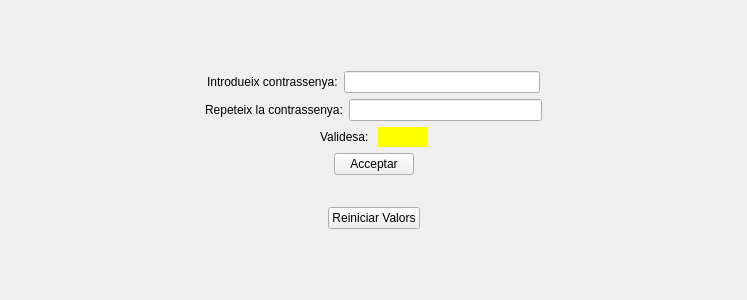
<?xml version="1.0" encoding="UTF-8"?>
<ui version="4.0">
 <class>Contrassenya</class>
 <widget class="QWidget" name="Contrassenya">
  <property name="geometry">
   <rect>
    <x>0</x>
    <y>0</y>
    <width>747</width>
    <height>300</height>
   </rect>
  </property>
  <property name="windowTitle">
   <string>Contrassenya</string>
  </property>
  <property name="styleSheet">
   <string notr="true"/>
  </property>
  <layout class="QHBoxLayout" name="horizontalLayout_5">
   <item>
    <layout class="QHBoxLayout" name="horizontalLayout_4">
     <item>
      <layout class="QVBoxLayout" name="verticalLayout_2">
       <item>
        <spacer name="verticalSpacer">
         <property name="orientation">
          <enum>Qt::Vertical</enum>
         </property>
         <property name="sizeHint" stdset="0">
          <size>
           <width>20</width>
           <height>40</height>
          </size>
         </property>
        </spacer>
       </item>
       <item>
        <layout class="QHBoxLayout" name="horizontalLayout">
         <item>
          <spacer name="horizontalSpacer">
           <property name="orientation">
            <enum>Qt::Horizontal</enum>
           </property>
           <property name="sizeHint" stdset="0">
            <size>
             <width>40</width>
             <height>20</height>
            </size>
           </property>
          </spacer>
         </item>
         <item>
          <widget class="QLabel" name="label">
           <property name="text">
            <string>Introdueix contrassenya:</string>
           </property>
          </widget>
         </item>
         <item>
          <widget class="QLineEdit" name="lineEdit"/>
         </item>
         <item>
          <spacer name="horizontalSpacer_2">
           <property name="orientation">
            <enum>Qt::Horizontal</enum>
           </property>
           <property name="sizeHint" stdset="0">
            <size>
             <width>40</width>
             <height>20</height>
            </size>
           </property>
          </spacer>
         </item>
        </layout>
       </item>
       <item>
        <layout class="QHBoxLayout" name="horizontalLayout_2">
         <item>
          <spacer name="horizontalSpacer_3">
           <property name="orientation">
            <enum>Qt::Horizontal</enum>
           </property>
           <property name="sizeHint" stdset="0">
            <size>
             <width>40</width>
             <height>20</height>
            </size>
           </property>
          </spacer>
         </item>
         <item>
          <widget class="QLabel" name="label_2">
           <property name="text">
            <string>Repeteix la contrassenya:</string>
           </property>
          </widget>
         </item>
         <item>
          <widget class="QLineEdit" name="lineEdit_2"/>
         </item>
         <item>
          <spacer name="horizontalSpacer_4">
           <property name="orientation">
            <enum>Qt::Horizontal</enum>
           </property>
           <property name="sizeHint" stdset="0">
            <size>
             <width>40</width>
             <height>20</height>
            </size>
           </property>
          </spacer>
         </item>
        </layout>
       </item>
       <item>
        <layout class="QHBoxLayout" name="horizontalLayout_3">
         <item>
          <spacer name="horizontalSpacer_5">
           <property name="orientation">
            <enum>Qt::Horizontal</enum>
           </property>
           <property name="sizeHint" stdset="0">
            <size>
             <width>40</width>
             <height>20</height>
            </size>
           </property>
          </spacer>
         </item>
         <item>
          <widget class="QLabel" name="label_4">
           <property name="text">
            <string>Validesa: </string>
           </property>
          </widget>
         </item>
         <item>
          <widget class="MyLabel" name="label_3">
           <property name="minimumSize">
            <size>
             <width>50</width>
             <height>0</height>
            </size>
           </property>
           <property name="maximumSize">
            <size>
             <width>150</width>
             <height>16777215</height>
            </size>
           </property>
           <property name="styleSheet">
            <string notr="true">background:rgb(255, 255, 0);</string>
           </property>
           <property name="text">
            <string/>
           </property>
          </widget>
         </item>
         <item>
          <spacer name="horizontalSpacer_6">
           <property name="orientation">
            <enum>Qt::Horizontal</enum>
           </property>
           <property name="sizeHint" stdset="0">
            <size>
             <width>40</width>
             <height>20</height>
            </size>
           </property>
          </spacer>
         </item>
        </layout>
       </item>
       <item>
        <layout class="QHBoxLayout" name="horizontalLayout_6">
         <item>
          <spacer name="horizontalSpacer_7">
           <property name="orientation">
            <enum>Qt::Horizontal</enum>
           </property>
           <property name="sizeHint" stdset="0">
            <size>
             <width>40</width>
             <height>20</height>
            </size>
           </property>
          </spacer>
         </item>
         <item>
          <widget class="QPushButton" name="pushButton">
           <property name="text">
            <string>Acceptar</string>
           </property>
          </widget>
         </item>
         <item>
          <spacer name="horizontalSpacer_8">
           <property name="orientation">
            <enum>Qt::Horizontal</enum>
           </property>
           <property name="sizeHint" stdset="0">
            <size>
             <width>40</width>
             <height>20</height>
            </size>
           </property>
          </spacer>
         </item>
        </layout>
       </item>
       <item>
        <layout class="QHBoxLayout" name="horizontalLayout_8">
         <item>
          <spacer name="horizontalSpacer_11">
           <property name="orientation">
            <enum>Qt::Horizontal</enum>
           </property>
           <property name="sizeHint" stdset="0">
            <size>
             <width>40</width>
             <height>20</height>
            </size>
           </property>
          </spacer>
         </item>
         <item>
          <widget class="MyLabel" name="label_5">
           <property name="text">
            <string/>
           </property>
          </widget>
         </item>
         <item>
          <spacer name="horizontalSpacer_12">
           <property name="orientation">
            <enum>Qt::Horizontal</enum>
           </property>
           <property name="sizeHint" stdset="0">
            <size>
             <width>40</width>
             <height>20</height>
            </size>
           </property>
          </spacer>
         </item>
        </layout>
       </item>
       <item>
        <layout class="QHBoxLayout" name="horizontalLayout_7">
         <item>
          <spacer name="horizontalSpacer_9">
           <property name="orientation">
            <enum>Qt::Horizontal</enum>
           </property>
           <property name="sizeHint" stdset="0">
            <size>
             <width>40</width>
             <height>20</height>
            </size>
           </property>
          </spacer>
         </item>
         <item>
          <widget class="QPushButton" name="pushButton_2">
           <property name="text">
            <string>Reiniciar Valors</string>
           </property>
          </widget>
         </item>
         <item>
          <spacer name="horizontalSpacer_10">
           <property name="orientation">
            <enum>Qt::Horizontal</enum>
           </property>
           <property name="sizeHint" stdset="0">
            <size>
             <width>40</width>
             <height>20</height>
            </size>
           </property>
          </spacer>
         </item>
        </layout>
       </item>
       <item>
        <spacer name="verticalSpacer_2">
         <property name="orientation">
          <enum>Qt::Vertical</enum>
         </property>
         <property name="sizeHint" stdset="0">
          <size>
           <width>20</width>
           <height>40</height>
          </size>
         </property>
        </spacer>
       </item>
      </layout>
     </item>
    </layout>
   </item>
  </layout>
  <zorder></zorder>
 </widget>
 <customwidgets>
  <customwidget>
   <class>MyLabel</class>
   <extends>QLabel</extends>
   <header>mylabel.h</header>
   <slots>
    <signal>sendValidation(int)</signal>
    <slot>checkPassword(QString)</slot>
    <slot>checkPasswordConfirmation(QString)</slot>
    <slot>setMyText()</slot>
    <slot>setValidation(int)</slot>
   </slots>
  </customwidget>
 </customwidgets>
 <resources/>
 <connections>
  <connection>
   <sender>lineEdit</sender>
   <signal>textChanged(QString)</signal>
   <receiver>label_3</receiver>
   <slot>checkPassword(QString)</slot>
   <hints>
    <hint type="sourcelabel">
     <x>543</x>
     <y>87</y>
    </hint>
    <hint type="destinationlabel">
     <x>430</x>
     <y>145</y>
    </hint>
   </hints>
  </connection>
  <connection>
   <sender>lineEdit_2</sender>
   <signal>textChanged(QString)</signal>
   <receiver>label_3</receiver>
   <slot>checkPasswordConfirmation(QString)</slot>
   <hints>
    <hint type="sourcelabel">
     <x>545</x>
     <y>117</y>
    </hint>
    <hint type="destinationlabel">
     <x>430</x>
     <y>145</y>
    </hint>
   </hints>
  </connection>
  <connection>
   <sender>pushButton_2</sender>
   <signal>clicked()</signal>
   <receiver>lineEdit_2</receiver>
   <slot>clear()</slot>
   <hints>
    <hint type="sourcelabel">
     <x>416</x>
     <y>221</y>
    </hint>
    <hint type="destinationlabel">
     <x>365</x>
     <y>113</y>
    </hint>
   </hints>
  </connection>
  <connection>
   <sender>pushButton_2</sender>
   <signal>clicked()</signal>
   <receiver>lineEdit</receiver>
   <slot>clear()</slot>
   <hints>
    <hint type="sourcelabel">
     <x>381</x>
     <y>214</y>
    </hint>
    <hint type="destinationlabel">
     <x>543</x>
     <y>87</y>
    </hint>
   </hints>
  </connection>
  <connection>
   <sender>label_3</sender>
   <signal>sendValidation(int)</signal>
   <receiver>label_5</receiver>
   <slot>setValidation(int)</slot>
   <hints>
    <hint type="sourcelabel">
     <x>429</x>
     <y>135</y>
    </hint>
    <hint type="destinationlabel">
     <x>375</x>
     <y>194</y>
    </hint>
   </hints>
  </connection>
  <connection>
   <sender>pushButton</sender>
   <signal>clicked()</signal>
   <receiver>label_5</receiver>
   <slot>setMyText()</slot>
   <hints>
    <hint type="sourcelabel">
     <x>357</x>
     <y>170</y>
    </hint>
    <hint type="destinationlabel">
     <x>372</x>
     <y>189</y>
    </hint>
   </hints>
  </connection>
  <connection>
   <sender>pushButton_2</sender>
   <signal>clicked()</signal>
   <receiver>label_5</receiver>
   <slot>clear()</slot>
   <hints>
    <hint type="sourcelabel">
     <x>375</x>
     <y>223</y>
    </hint>
    <hint type="destinationlabel">
     <x>372</x>
     <y>198</y>
    </hint>
   </hints>
  </connection>
 </connections>
</ui>
